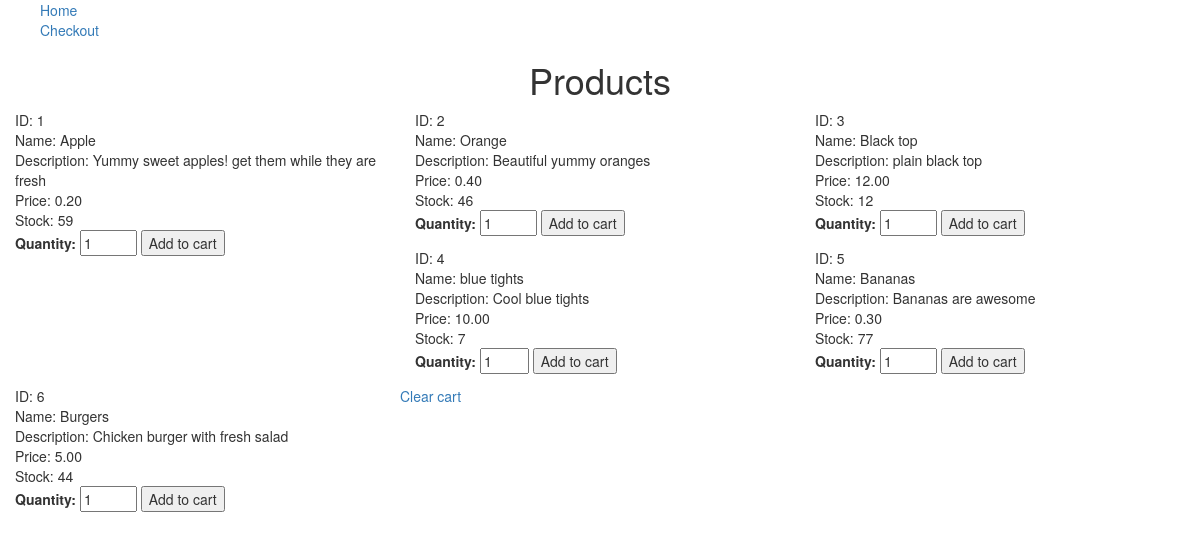
The page / on the database its author committed.
### tables this page shows
CREATE TABLE IF NOT EXISTS `products` (
`id` smallint(5) unsigned NOT NULL,
  `name` varchar(30) NOT NULL,
  `description` varchar(2000) NOT NULL,
  `price` decimal(4,2) NOT NULL,
  `stock` tinyint(4) NOT NULL
);

### templates/product.template.php (the view, shortened to what this page needs)
 <ul class="col-md-4">
	<li>ID: <?= $row['id']; ?></li>
	<li>Name: <?= $row['name']; ?></li>
	<li>Description: <?= $row['description']; ?></li>
	<li>Price: <?= $row['price']; ?></li>
	<li>Stock: <?= $row['stock']; ?></li>
	<li>
		<form action="" method="post">
			<label for="quatity">Quantity:</label>
			<input type="number" name="quantity" id="quantity" value="1" step="1" min="1" max="<?= $row['stock']; ?>">
			<input type="submit" name="add-to-cart" value="Add to cart">
		</form>
	</li>
</ul>

### templates/header.template.php (shortened to what this page needs)
<!DOCTYPE html>
<html lang="en">
<head>
	<link rel="stylesheet" type="text/css" href="css/style.css">
	<link href="css/bootstrap.min.css" rel="stylesheet">
</head>
<body>
<nav>
	<ul>
		<li><a href="index.php">Home</a></li>
		<li><a href="checkout.php">Checkout</a></li>
	</ul>
</nav>

### index.php (shortened to what this page needs)
<?php
	$dbc = new mysqli( 'localhost', 'root', '', 'shopping_cart' );
	include 'templates/header.template.php';
?>
<h1 class="text-center">Products</h1>
<?php
	$sql = "SELECT id, name, description, price, stock FROM products";
	$result = $dbc->query( $sql );
	while ( $row = $result->fetch_assoc() ) {
		include 'templates/product.template.php';
	}
	include 'templates/footer.template.php';
?>

### templates/footer.template.php
<a href="index.php?clearcart">Clear cart</a>
</body>
</html>

### css/style.css (style rules this page uses)
ul li { list-style: none; }
body { font-family: arial; }

### rows shown on the page
products: id "1", name "Apple", description "Yummy sweet apples! get them while they are fresh", price "0.20", stock "59"
products: id "2", name "Orange", description "Beautiful yummy oranges", price "0.40", stock "46"
products: id "3", name "Black top", description "plain black top", price "12.00", stock "12"
products: id "4", name "blue tights", description "Cool blue tights", price "10.00", stock "7"
products: id "5", name "Bananas", description "Bananas are awesome", price "0.30", stock "77"
products: id "6", name "Burgers", description "Chicken burger with fresh salad", price "5.00", stock "44"
